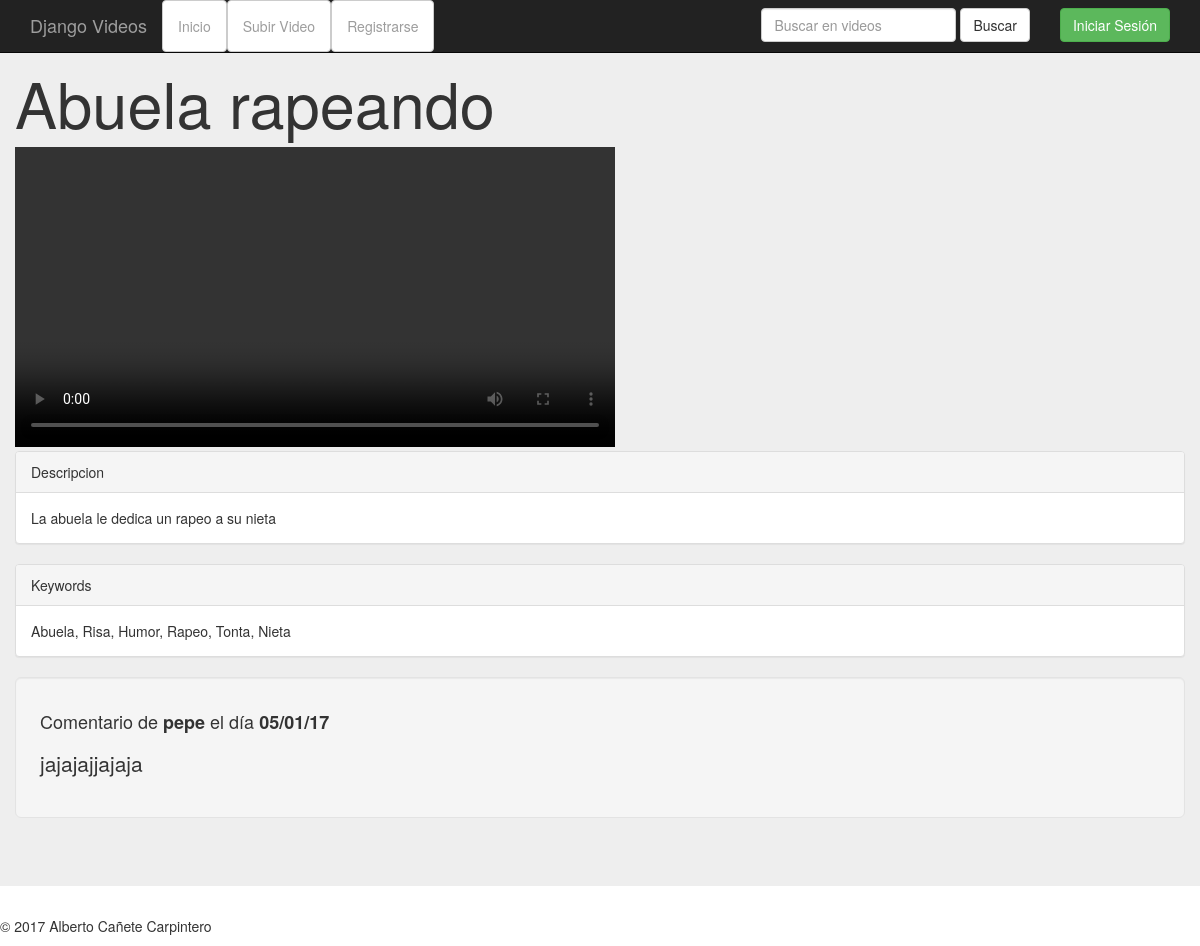
/ver/6/, run on the app's committed database.
### video/models.py (models this page shows, shortened)
class Video(models.Model):
	titulo_video = models.CharField(max_length = 100, verbose_name = 'Titulo ', help_text = "Titulo ")
	descripcion_video = models.TextField(help_text = 'Descripcion ', verbose_name = 'Descripcion ')
	keywords_video = models.TextField(verbose_name = "Palabras de referencia", help_text = "Palabras de referencia")
	usuario_video = models.ForeignKey(User, verbose_name = 'Usuario ')
	archivo_video = models.FileField(upload_to = 'videos', help_text = "Seleccione un archivo", verbose_name = "Seleccione un archivo")
	fecha_video = models.DateTimeField(auto_now = True)
	privacidad_video = models.BooleanField(verbose_name = "Privado", default = False, help_text = "Privado")

class Comentario(models.Model):
	video_comentario = models.ForeignKey(Video)
	texto_comentario = models.TextField(help_text = 'Comentario', verbose_name = "Comentario")
	usuario_comentario = models.ForeignKey(User, verbose_name = 'Autor')
	fecha_comentario = models.DateTimeField(auto_now=True, verbose_name= 'Fecha del Comentario')

### video/views.py (the view)
# urls.py: url(r'^ver/(?P<id_video>.*)/$',views.verVideo),
def verVideo(request,id_video):
    video=get_object_or_404(models.Video, pk=id_video)
    comentarios=models.Comentario.objects.filter(video_comentario=video).order_by("fecha_comentario").reverse()
    formulario=forms.nuevoComentario(request.POST or None)
    if formulario.is_valid():
        usuario=get_object_or_404(models.User,pk=request.POST['id_usuario'])
        nuevoV=formulario.save(commit=False)
        nuevoV.video_comentario=video
        nuevoV.usuario_comentario=usuario
        nuevoV.save()
    return render(request,'verVideo.html',{'idvideo':id_video,'titulo':"Mostrar video",'video':video,'comentarios':comentarios,'formulario':formulario})

### video/forms.py
class nuevoComentario(forms.ModelForm):
    class Meta:
        model= models.Comentario
        fields= ('texto_comentario',)

### video/templates/verVideo.html (shortened to what this page needs)
{% extends "esqueleto.html" %}
{% block contenido %}
<h1>{{video.titulo_video}}</h1>
<video width="600" src="{{MEDIA_URL}}{{video.archivo_video}}" controls></video>
<div class="panel panel-default">
  <div class="panel-heading">Descripcion</div>
  <div class="panel-body">
    {{video.descripcion_video}}
  </div>
</div>
<div class="panel panel-default">
  <div class="panel-heading">Keywords</div>
  <div class="panel-body">
    {{video.keywords_video}}
  </div>
</div>
{% for i in comentarios %}
<div class="well well-lg">
  <h4>Comentario de <label>{{i.usuario_comentario}}</label> el d&iacute;a <label>{{i.fecha_comentario|date:"d/m/y"}}</label></h4>
<p>{{i.texto_comentario}}</p>
</div>
{% endfor %}
{% endblock %}

### data on the page
Video: titulo_video "Abuela rapeando", descripcion_video "La abuela le dedica un rapeo a su nieta", keywords_video "Abuela, Risa, Humor, Rapeo, Tonta, Nieta"
Comentario: usuario_comentario "pepe", fecha_comentario "05/01/17", texto_comentario "jajajajjajaja"
